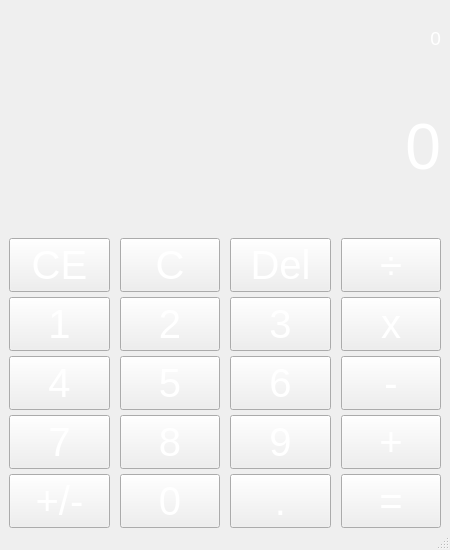
<?xml version="1.0" encoding="UTF-8"?>
<ui version="4.0">
 <class>MainWindow</class>
 <widget class="QMainWindow" name="MainWindow">
  <property name="geometry">
   <rect>
    <x>0</x>
    <y>0</y>
    <width>450</width>
    <height>550</height>
   </rect>
  </property>
  <property name="sizePolicy">
   <sizepolicy hsizetype="Preferred" vsizetype="Preferred">
    <horstretch>0</horstretch>
    <verstretch>0</verstretch>
   </sizepolicy>
  </property>
  <property name="minimumSize">
   <size>
    <width>450</width>
    <height>550</height>
   </size>
  </property>
  <property name="maximumSize">
   <size>
    <width>16777215</width>
    <height>16777215</height>
   </size>
  </property>
  <property name="windowTitle">
   <string>Calculator</string>
  </property>
  <property name="styleSheet">
   <string notr="true">background-image: url(:/cal_img/orange_color.png);</string>
  </property>
  <widget class="QWidget" name="centralwidget">
   <layout class="QGridLayout" name="screem_grid">
    <property name="sizeConstraint">
     <enum>QLayout::SetDefaultConstraint</enum>
    </property>
    <property name="topMargin">
     <number>20</number>
    </property>
    <property name="bottomMargin">
     <number>0</number>
    </property>
    <property name="horizontalSpacing">
     <number>0</number>
    </property>
    <property name="verticalSpacing">
     <number>15</number>
    </property>
    <item row="1" column="0">
     <widget class="QLabel" name="main_textlabel">
      <property name="minimumSize">
       <size>
        <width>0</width>
        <height>150</height>
       </size>
      </property>
      <property name="layoutDirection">
       <enum>Qt::LeftToRight</enum>
      </property>
      <property name="styleSheet">
       <string notr="true">background-image: url(:/cal_img/orange_color.png);</string>
      </property>
      <property name="text">
       <string>&lt;html&gt;&lt;head/&gt;&lt;body&gt;&lt;p&gt;&lt;span style=&quot; font-size:48pt; color:#ffffff;&quot;&gt;0&lt;/span&gt;&lt;/p&gt;&lt;/body&gt;&lt;/html&gt;</string>
      </property>
      <property name="textFormat">
       <enum>Qt::AutoText</enum>
      </property>
      <property name="alignment">
       <set>Qt::AlignRight|Qt::AlignTrailing|Qt::AlignVCenter</set>
      </property>
     </widget>
    </item>
    <item row="2" column="0">
     <layout class="QGridLayout" name="numpad_grid">
      <property name="horizontalSpacing">
       <number>10</number>
      </property>
      <property name="verticalSpacing">
       <number>5</number>
      </property>
      <item row="10" column="0">
       <widget class="QPushButton" name="push_button_9">
        <property name="sizePolicy">
         <sizepolicy hsizetype="Preferred" vsizetype="Preferred">
          <horstretch>0</horstretch>
          <verstretch>0</verstretch>
         </sizepolicy>
        </property>
        <property name="font">
         <font>
          <pointsize>30</pointsize>
         </font>
        </property>
        <property name="styleSheet">
         <string notr="true">background-image: url(:/cal_img/orange_color.png);
color: rgb(255, 255, 255);</string>
        </property>
        <property name="text">
         <string>4</string>
        </property>
       </widget>
      </item>
      <item row="5" column="2">
       <widget class="QPushButton" name="push_button_7">
        <property name="sizePolicy">
         <sizepolicy hsizetype="Preferred" vsizetype="Preferred">
          <horstretch>0</horstretch>
          <verstretch>0</verstretch>
         </sizepolicy>
        </property>
        <property name="font">
         <font>
          <pointsize>30</pointsize>
         </font>
        </property>
        <property name="styleSheet">
         <string notr="true">background-image: url(:/cal_img/orange_color.png);
color: rgb(255, 255, 255);</string>
        </property>
        <property name="text">
         <string>3</string>
        </property>
       </widget>
      </item>
      <item row="11" column="0">
       <widget class="QPushButton" name="push_button_13">
        <property name="sizePolicy">
         <sizepolicy hsizetype="Preferred" vsizetype="Preferred">
          <horstretch>0</horstretch>
          <verstretch>0</verstretch>
         </sizepolicy>
        </property>
        <property name="font">
         <font>
          <pointsize>30</pointsize>
         </font>
        </property>
        <property name="styleSheet">
         <string notr="true">background-image: url(:/cal_img/orange_color.png);
color: rgb(255, 255, 255);</string>
        </property>
        <property name="text">
         <string>7</string>
        </property>
       </widget>
      </item>
      <item row="5" column="0">
       <widget class="QPushButton" name="push_button_5">
        <property name="sizePolicy">
         <sizepolicy hsizetype="Preferred" vsizetype="Preferred">
          <horstretch>0</horstretch>
          <verstretch>0</verstretch>
         </sizepolicy>
        </property>
        <property name="font">
         <font>
          <pointsize>30</pointsize>
         </font>
        </property>
        <property name="styleSheet">
         <string notr="true">background-image: url(:/cal_img/orange_color.png);
color: rgb(255, 255, 255);</string>
        </property>
        <property name="text">
         <string>1</string>
        </property>
       </widget>
      </item>
      <item row="14" column="0">
       <widget class="QPushButton" name="push_button_17">
        <property name="sizePolicy">
         <sizepolicy hsizetype="Preferred" vsizetype="Preferred">
          <horstretch>0</horstretch>
          <verstretch>0</verstretch>
         </sizepolicy>
        </property>
        <property name="font">
         <font>
          <pointsize>30</pointsize>
         </font>
        </property>
        <property name="styleSheet">
         <string notr="true">background-image: url(:/cal_img/orange_color.png);
color: rgb(255, 255, 255);</string>
        </property>
        <property name="text">
         <string>+/-</string>
        </property>
       </widget>
      </item>
      <item row="10" column="4">
       <widget class="QPushButton" name="push_button_12">
        <property name="sizePolicy">
         <sizepolicy hsizetype="Preferred" vsizetype="Preferred">
          <horstretch>0</horstretch>
          <verstretch>0</verstretch>
         </sizepolicy>
        </property>
        <property name="font">
         <font>
          <pointsize>30</pointsize>
         </font>
        </property>
        <property name="styleSheet">
         <string notr="true">background-image: url(:/cal_img/orange_color.png);
color: rgb(255, 255, 255);</string>
        </property>
        <property name="text">
         <string>-</string>
        </property>
       </widget>
      </item>
      <item row="3" column="4">
       <widget class="QPushButton" name="push_button_4">
        <property name="sizePolicy">
         <sizepolicy hsizetype="Preferred" vsizetype="Preferred">
          <horstretch>0</horstretch>
          <verstretch>0</verstretch>
         </sizepolicy>
        </property>
        <property name="font">
         <font>
          <pointsize>30</pointsize>
         </font>
        </property>
        <property name="styleSheet">
         <string notr="true">background-image: url(:/cal_img/orange_color.png);
color: rgb(255, 255, 255);</string>
        </property>
        <property name="text">
         <string>÷</string>
        </property>
       </widget>
      </item>
      <item row="14" column="4">
       <widget class="QPushButton" name="push_button_20">
        <property name="sizePolicy">
         <sizepolicy hsizetype="Preferred" vsizetype="Preferred">
          <horstretch>0</horstretch>
          <verstretch>0</verstretch>
         </sizepolicy>
        </property>
        <property name="font">
         <font>
          <pointsize>30</pointsize>
         </font>
        </property>
        <property name="styleSheet">
         <string notr="true">background-image: url(:/cal_img/orange_color.png);
color: rgb(255, 255, 255);</string>
        </property>
        <property name="text">
         <string>=</string>
        </property>
       </widget>
      </item>
      <item row="5" column="4">
       <widget class="QPushButton" name="push_button_8">
        <property name="sizePolicy">
         <sizepolicy hsizetype="Preferred" vsizetype="Preferred">
          <horstretch>0</horstretch>
          <verstretch>0</verstretch>
         </sizepolicy>
        </property>
        <property name="font">
         <font>
          <pointsize>30</pointsize>
         </font>
        </property>
        <property name="styleSheet">
         <string notr="true">background-image: url(:/cal_img/orange_color.png);
color: rgb(255, 255, 255);</string>
        </property>
        <property name="text">
         <string>x</string>
        </property>
       </widget>
      </item>
      <item row="5" column="1">
       <widget class="QPushButton" name="push_button_6">
        <property name="sizePolicy">
         <sizepolicy hsizetype="Preferred" vsizetype="Preferred">
          <horstretch>0</horstretch>
          <verstretch>0</verstretch>
         </sizepolicy>
        </property>
        <property name="font">
         <font>
          <pointsize>30</pointsize>
         </font>
        </property>
        <property name="styleSheet">
         <string notr="true">background-image: url(:/cal_img/orange_color.png);
color: rgb(255, 255, 255);</string>
        </property>
        <property name="text">
         <string>2</string>
        </property>
       </widget>
      </item>
      <item row="3" column="0">
       <widget class="QPushButton" name="push_button_1">
        <property name="sizePolicy">
         <sizepolicy hsizetype="Preferred" vsizetype="Preferred">
          <horstretch>0</horstretch>
          <verstretch>0</verstretch>
         </sizepolicy>
        </property>
        <property name="font">
         <font>
          <pointsize>30</pointsize>
         </font>
        </property>
        <property name="styleSheet">
         <string notr="true">background-image: url(:/cal_img/orange_color.png);
color: rgb(255, 255, 255);</string>
        </property>
        <property name="text">
         <string>CE</string>
        </property>
       </widget>
      </item>
      <item row="11" column="1">
       <widget class="QPushButton" name="push_button_14">
        <property name="sizePolicy">
         <sizepolicy hsizetype="Preferred" vsizetype="Preferred">
          <horstretch>0</horstretch>
          <verstretch>0</verstretch>
         </sizepolicy>
        </property>
        <property name="font">
         <font>
          <pointsize>30</pointsize>
         </font>
        </property>
        <property name="styleSheet">
         <string notr="true">background-image: url(:/cal_img/orange_color.png);
color: rgb(255, 255, 255);</string>
        </property>
        <property name="text">
         <string>8</string>
        </property>
       </widget>
      </item>
      <item row="11" column="2">
       <widget class="QPushButton" name="push_button_15">
        <property name="sizePolicy">
         <sizepolicy hsizetype="Preferred" vsizetype="Preferred">
          <horstretch>0</horstretch>
          <verstretch>0</verstretch>
         </sizepolicy>
        </property>
        <property name="font">
         <font>
          <pointsize>30</pointsize>
         </font>
        </property>
        <property name="styleSheet">
         <string notr="true">background-image: url(:/cal_img/orange_color.png);
color: rgb(255, 255, 255);</string>
        </property>
        <property name="text">
         <string>9</string>
        </property>
       </widget>
      </item>
      <item row="10" column="2">
       <widget class="QPushButton" name="push_button_11">
        <property name="sizePolicy">
         <sizepolicy hsizetype="Preferred" vsizetype="Preferred">
          <horstretch>0</horstretch>
          <verstretch>0</verstretch>
         </sizepolicy>
        </property>
        <property name="font">
         <font>
          <pointsize>30</pointsize>
         </font>
        </property>
        <property name="styleSheet">
         <string notr="true">background-image: url(:/cal_img/orange_color.png);
color: rgb(255, 255, 255);</string>
        </property>
        <property name="text">
         <string>6</string>
        </property>
       </widget>
      </item>
      <item row="3" column="2">
       <widget class="QPushButton" name="push_button_3">
        <property name="sizePolicy">
         <sizepolicy hsizetype="Preferred" vsizetype="Preferred">
          <horstretch>0</horstretch>
          <verstretch>0</verstretch>
         </sizepolicy>
        </property>
        <property name="font">
         <font>
          <pointsize>30</pointsize>
         </font>
        </property>
        <property name="styleSheet">
         <string notr="true">background-image: url(:/cal_img/orange_color.png);
color: rgb(255, 255, 255);</string>
        </property>
        <property name="text">
         <string>Del</string>
        </property>
       </widget>
      </item>
      <item row="3" column="1">
       <widget class="QPushButton" name="push_button_2">
        <property name="sizePolicy">
         <sizepolicy hsizetype="Preferred" vsizetype="Preferred">
          <horstretch>0</horstretch>
          <verstretch>0</verstretch>
         </sizepolicy>
        </property>
        <property name="font">
         <font>
          <pointsize>30</pointsize>
         </font>
        </property>
        <property name="styleSheet">
         <string notr="true">background-image: url(:/cal_img/orange_color.png);
color: rgb(255, 255, 255);</string>
        </property>
        <property name="text">
         <string>C</string>
        </property>
       </widget>
      </item>
      <item row="11" column="4">
       <widget class="QPushButton" name="push_button_16">
        <property name="sizePolicy">
         <sizepolicy hsizetype="Preferred" vsizetype="Preferred">
          <horstretch>0</horstretch>
          <verstretch>0</verstretch>
         </sizepolicy>
        </property>
        <property name="font">
         <font>
          <pointsize>30</pointsize>
         </font>
        </property>
        <property name="styleSheet">
         <string notr="true">background-image: url(:/cal_img/orange_color.png);
color: rgb(255, 255, 255);</string>
        </property>
        <property name="text">
         <string>+</string>
        </property>
       </widget>
      </item>
      <item row="10" column="1">
       <widget class="QPushButton" name="push_button_10">
        <property name="sizePolicy">
         <sizepolicy hsizetype="Preferred" vsizetype="Preferred">
          <horstretch>0</horstretch>
          <verstretch>0</verstretch>
         </sizepolicy>
        </property>
        <property name="font">
         <font>
          <pointsize>30</pointsize>
         </font>
        </property>
        <property name="styleSheet">
         <string notr="true">background-image: url(:/cal_img/orange_color.png);
color: rgb(255, 255, 255);</string>
        </property>
        <property name="text">
         <string>5</string>
        </property>
       </widget>
      </item>
      <item row="14" column="2">
       <widget class="QPushButton" name="push_button_19">
        <property name="sizePolicy">
         <sizepolicy hsizetype="Preferred" vsizetype="Preferred">
          <horstretch>0</horstretch>
          <verstretch>0</verstretch>
         </sizepolicy>
        </property>
        <property name="font">
         <font>
          <pointsize>30</pointsize>
         </font>
        </property>
        <property name="styleSheet">
         <string notr="true">background-image: url(:/cal_img/orange_color.png);
color: rgb(255, 255, 255);</string>
        </property>
        <property name="text">
         <string>.</string>
        </property>
       </widget>
      </item>
      <item row="14" column="1">
       <widget class="QPushButton" name="push_button_18">
        <property name="sizePolicy">
         <sizepolicy hsizetype="Preferred" vsizetype="Preferred">
          <horstretch>0</horstretch>
          <verstretch>0</verstretch>
         </sizepolicy>
        </property>
        <property name="font">
         <font>
          <pointsize>30</pointsize>
         </font>
        </property>
        <property name="styleSheet">
         <string notr="true">background-image: url(:/cal_img/orange_color.png);
color: rgb(255, 255, 255);</string>
        </property>
        <property name="text">
         <string>0</string>
        </property>
       </widget>
      </item>
     </layout>
    </item>
    <item row="0" column="0">
     <widget class="QLabel" name="stack_textlabel">
      <property name="minimumSize">
       <size>
        <width>0</width>
        <height>20</height>
       </size>
      </property>
      <property name="maximumSize">
       <size>
        <width>16777215</width>
        <height>16777215</height>
       </size>
      </property>
      <property name="text">
       <string>&lt;html&gt;&lt;head/&gt;&lt;body&gt;&lt;p&gt;&lt;span style=&quot; font-size:14pt; color:#ffffff;&quot;&gt;0&lt;/span&gt;&lt;/p&gt;&lt;/body&gt;&lt;/html&gt;</string>
      </property>
      <property name="alignment">
       <set>Qt::AlignRight|Qt::AlignTrailing|Qt::AlignVCenter</set>
      </property>
     </widget>
    </item>
   </layout>
  </widget>
  <widget class="QMenuBar" name="menubar">
   <property name="geometry">
    <rect>
     <x>0</x>
     <y>0</y>
     <width>450</width>
     <height>20</height>
    </rect>
   </property>
  </widget>
  <widget class="QStatusBar" name="statusbar"/>
 </widget>
 <resources>
  <include location="design/image.qrc"/>
 </resources>
 <connections/>
</ui>
